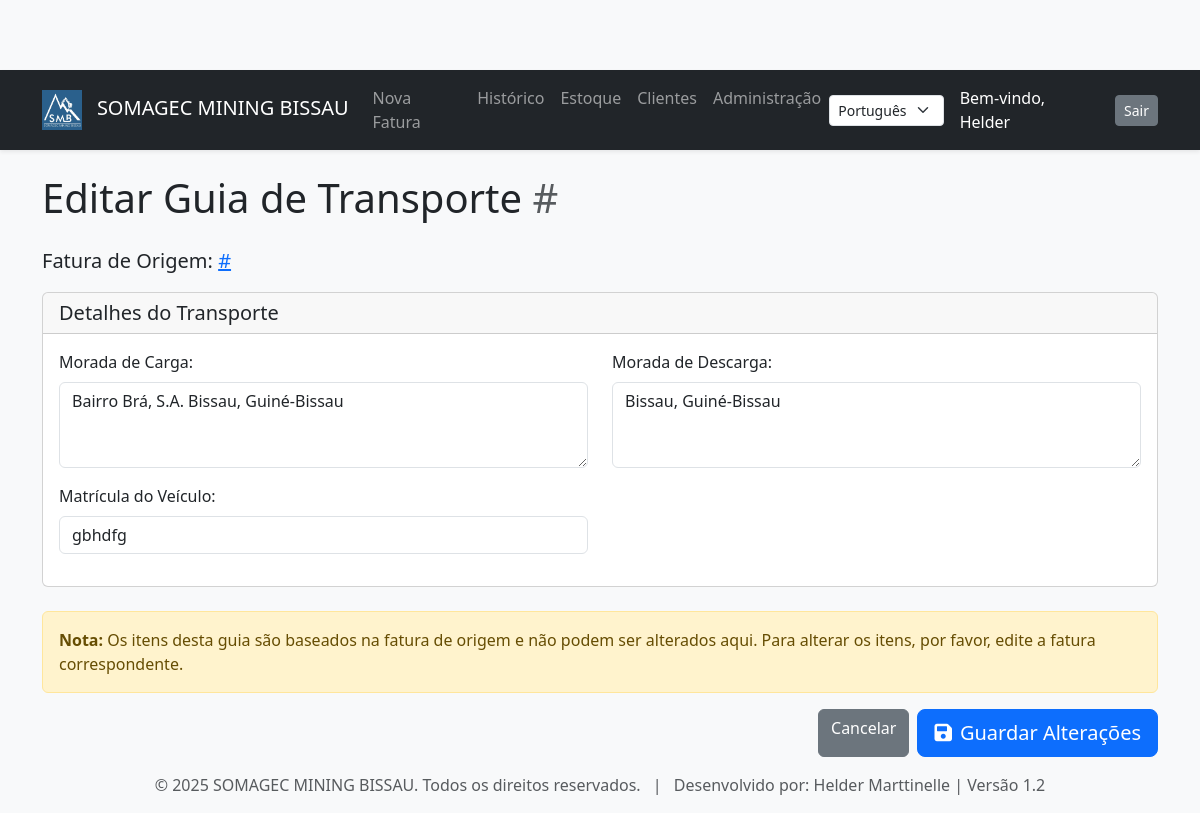
The page /guias/21/editar/ (signed in) on the database its author committed.
### stock/models.py (models this page shows, shortened)
class GuiaTransporte(models.Model):
    fatura = models.OneToOneField(Fatura, verbose_name=_('fatura de origem'), on_delete=models.CASCADE, related_name='guia_transporte')
    utilizador = models.ForeignKey(User, verbose_name=_('Criado por'), on_delete=models.SET_NULL, null=True, blank=True)
    data_emissao = models.DateField(_('data de emissão'), default=timezone.now)
    numero_guia = models.CharField(_('número da guia'), max_length=50, unique=True, blank=True)
    morada_carga = models.CharField(_('morada de carga'), max_length=255, help_text=_("Local onde os bens são carregados."))
    morada_descarga = models.CharField(_('morada de descarga'), max_length=255, help_text=_("Local onde os bens são descarregados."))
    matricula_veiculo = models.CharField(_('matrícula do veículo'), max_length=50, blank=True)
    criado_em = models.DateTimeField(auto_now_add=True)
    atualizado_em = models.DateTimeField(auto_now=True)
    class Meta:
        verbose_name = _("Guia de Transporte")
        verbose_name_plural = _("Guias de Transporte")
        ordering = ['-data_emissao', '-numero_guia']

### stock/views.py (the view, shortened to what this page needs)
# urls.py: path('guias/<int:guia_id>/editar/', views.editar_guia_view, name='editar_guia'),
@login_required
def editar_guia_view(request, guia_id):
    guia = get_object_or_404(GuiaTransporte, id=guia_id)
    return render(request, 'stock/editar_guia.html', {'guia': guia})

### stock/context_processors.py (called while the page is built)
def dados_empresa_processor(request):
    dados = DadosEmpresa.objects.first()
    return {'dados_empresa': dados}

### stock/templates/stock/editar_guia.html (shortened to what this page needs)
{% extends "stock/base.html" %}
{% load i18n %}
{% block content %}
    <h1 class="mb-4">{% blocktrans %}Editar Guia de Transporte <span class="text-muted">#{{ guia.numero_guia }}</span>{% endblocktrans %}</h1>
    {% url 'detalhe_fatura' guia.fatura.id as url_fatura %}
    <p class="lead">{% blocktrans %}Fatura de Origem: <a href="{{ url_fatura }}">#{{ guia.fatura.numero_fatura }}</a>{% endblocktrans %}</p>
    <form method="post">
        <div class="card mb-4">
            <div class="card-header">
                <h2 class="h5 mb-0">{% trans "Detalhes do Transporte" %}</h2>
            </div>
            <div class="card-body">
                <div class="row">
                    <div class="col-md-6 mb-3">
                        <label for="morada_carga" class="form-label">{% trans "Morada de Carga" %}:</label>
                        <textarea name="morada_carga" id="morada_carga" class="form-control" rows="3">{{ guia.morada_carga }}</textarea>
                    </div>
                    <div class="col-md-6 mb-3">
                        <label for="morada_descarga" class="form-label">{% trans "Morada de Descarga" %}:</label>
                        <textarea name="morada_descarga" id="morada_descarga" class="form-control" rows="3">{{ guia.morada_descarga }}</textarea>
                    </div>
                </div>
                <div class="row">
                    <div class="col-md-6 mb-3">
                        <label for="matricula_veiculo" class="form-label">{% trans "Matrícula do Veículo" %}:</label>
                        <input type="text" name="matricula_veiculo" id="matricula_veiculo" class="form-control" value="{{ guia.matricula_veiculo }}">
                    </div>
                </div>
            </div>
        </div>
        <div class="alert alert-warning">
            <strong>{% trans "Nota:" %}</strong> {% trans "Os itens desta guia são baseados na fatura de origem e não podem ser alterados aqui. Para alterar os itens, por favor, edite a fatura correspondente." %}
        </div>
        <div class="d-grid gap-2 d-md-flex justify-content-md-end">
            <a href="{% url 'detalhe_guia' guia.id %}" class="btn btn-secondary">{% trans "Cancelar" %}</a>
            <button type="submit" class="btn btn-primary btn-lg">
                <i class="fas fa-save me-2"></i>{% trans "Guardar Alterações" %}
            </button>
        </div>
    </form>
{% endblock %}

### stock/templates/stock/base.html (shortened to what this page needs)
{% load i18n %}
{% load static %}
<!doctype html>
<html lang="{{ request.LANGUAGE_CODE }}">
<head>
    <link href="https://cdn.jsdelivr.net/npm/bootstrap@5.3.3/dist/css/bootstrap.min.css" rel="stylesheet">
    <link rel="stylesheet" href="https://cdnjs.cloudflare.com/ajax/libs/font-awesome/6.0.0-beta3/css/all.min.css">
</head>
<body>
    <nav class="navbar navbar-expand-lg navbar-dark bg-dark sticky-top shadow-sm">
        <div class="container">
            <a class="navbar-brand" href="{% url 'home' %}">
                <img src="{% static 'stock/images/logo.png' %}" alt="Logotipo">
                SOMAGEC MINING BISSAU
            </a>
            {% if user.is_authenticated %}
            <div class="collapse navbar-collapse" id="navbarNav">
                <ul class="navbar-nav me-auto mb-2 mb-lg-0">
                    <li class="nav-item"><a class="nav-link" href="{% url 'criar_fatura' %}">{% trans "Nova Fatura" %}</a></li>
                    <li class="nav-item"><a class="nav-link" href="{% url 'lista_faturas' %}">{% trans "Histórico" %}</a></li>
                    <li class="nav-item"><a class="nav-link" href="{% url 'lista_produtos' %}">{% trans "Estoque" %}</a></li>
                    <li class="nav-item"><a class="nav-link" href="{% url 'lista_clientes' %}">{% trans "Clientes" %}</a></li>
                    {% if user.is_superuser %}
                        <li class="nav-item"><a class="nav-link" href="{% url 'admin:index' %}">{% trans "Administração" %}</a></li>
                    {% endif %}
                </ul>
                <form action="{% url 'set_language' %}" method="post" class="d-flex me-3">
                    <select name="language" onchange="this.form.submit()" class="form-select form-select-sm">
                        {% get_current_language as CURRENT_LANGUAGE %}
                        {% get_available_languages as AVAILABLE_LANGUAGES %}
                        {% for lang_code, lang_name in AVAILABLE_LANGUAGES %}
                            <option value="{{ lang_code }}" {% if lang_code == CURRENT_LANGUAGE %}selected{% endif %}>
                                {{ lang_name }}
                            </option>
                        {% endfor %}
                    </select>
                </form>
                <div class="navbar-text text-white me-3">
                    {% trans "Bem-vindo" %}, {{ user.username }}
                </div>
                <form action="{% url 'logout' %}" method="post" class="d-flex">
                    <button type="submit" class="btn btn-secondary btn-sm">{% trans "Sair" %}</button>
                </form>
            </div>
            {% endif %}
        </div>
    </nav>
    <main class="container mt-4">
        {% block content %}
        {% endblock %}
    </main>
    <footer class="text-center text-muted mt-auto py-3 bg-light">
        <div class="container">
            <span>&copy; {% now "Y" %} SOMAGEC MINING BISSAU. {% trans "Todos os direitos reservados." %}</span>
            <span class="mx-2">|</span>
            <span>{% trans "Desenvolvido por" %}: Helder Marttinelle | Versão 1.2 </span>
        </div>
    </footer>
</body>
</html>

### stock/templates/stock/base.html (style rules this page uses)
body { background-color: #f8f9fa; padding-top: 70px; }
.navbar-brand img { max-height: 40px; margin-right: 10px; }
main { flex-grow: 1; }

### rows shown on the page
GuiaTransporte: morada_carga "Bairro Brá, S.A. Bissau, Guiné-Bissau", morada_descarga "Bissau, Guiné-Bissau", matricula_veiculo "gbhdfg"

### other values the page prints
{{ user.username }} "Helder"
form field language "Português"
